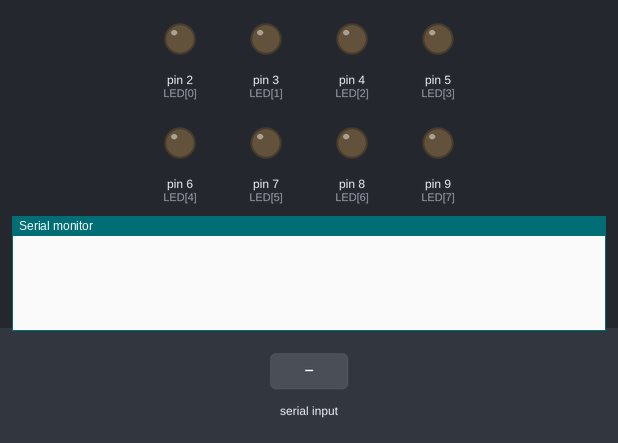
Recording of a sketch running on a simulated Arduino Uno, built with avr-gcc and run on an emulated ATmega328P. Shown: output pins drawn as LEDs (lit = HIGH), the last lines printed to the serial monitor. The inputs (shaded band) are chosen by the test bench.

Above: at 1.2 s.
1.3 s: "90,45\n" received over Serial
At 2.5 s:
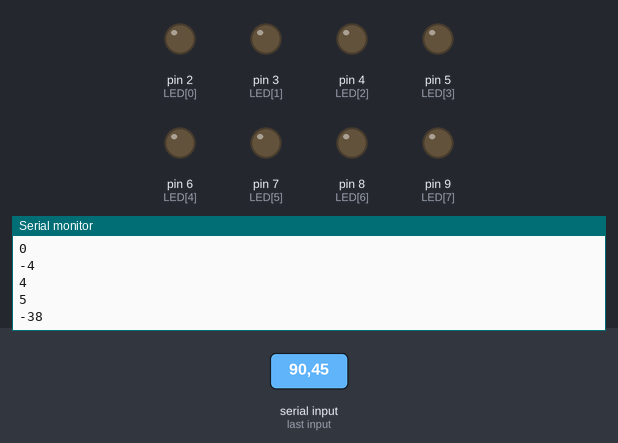
2.8 s: "30,150\n" received over Serial
At 3.7 s:
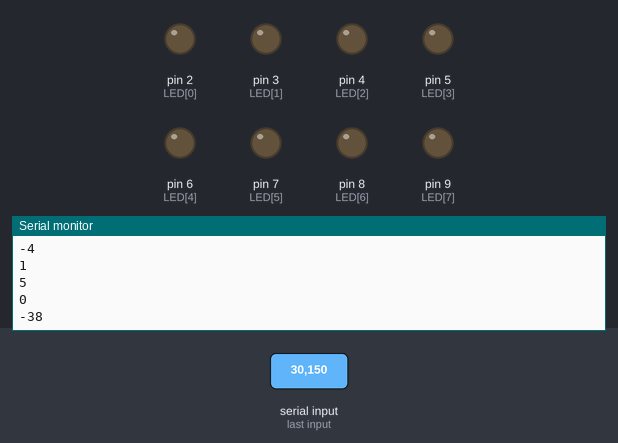
4.3 s: "200\n" received over Serial
At 5.5 s:
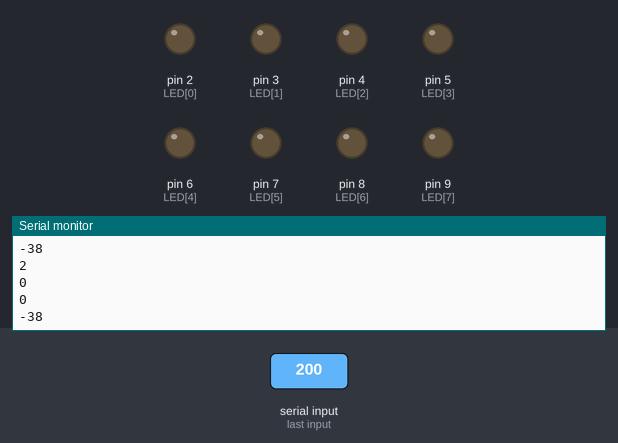
5.8 s: "5\n" received over Serial
At 6.6 s:
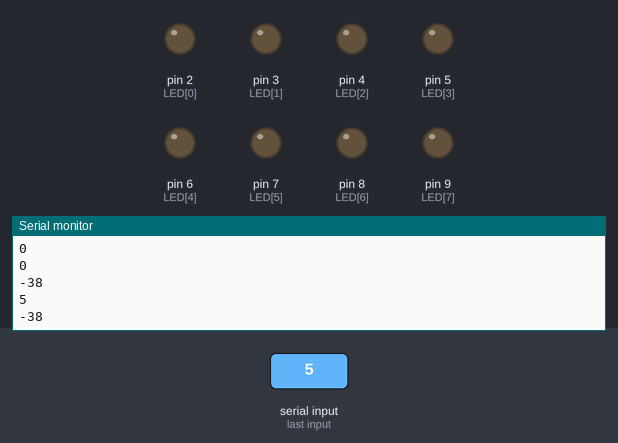
Timing chart, 0 to 8.3 s (numbered marks = the images above; inputs shaded):
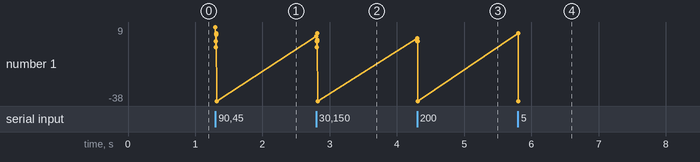

Measured:
- after the input at 1.3 s, the serial monitor: prints a new line at once (image 1)
- after the input at 2.8 s, the serial monitor: prints a new line at once (image 2)
- after the input at 4.3 s, the serial monitor: prints a new line at once (image 3)

The sketch:

sketch_mar17b.ino
```cpp
int num;
char inc;
int nowlight;
int mode;
int LED[8] = {2,3,4,5,6,7,8,9};

void setup() {
  // put your setup code here, to run once:
  for(int i =0;i<8;i++){
    pinMode(LED[i],OUTPUT);
  }
  Serial.begin(9600);
}

void loop() {
  // put your main code here, to run repeatedly:
  if(Serial.available()>0){
    inc = Serial.read();
    nowlight = inc-'0';
    Serial.println(nowlight);
    for(int i=0;i<8;i++){
      mode = i==nowlight?HIGH:LOW;
      digitalWrite(LED[i],mode);
    }
  }

}
```
